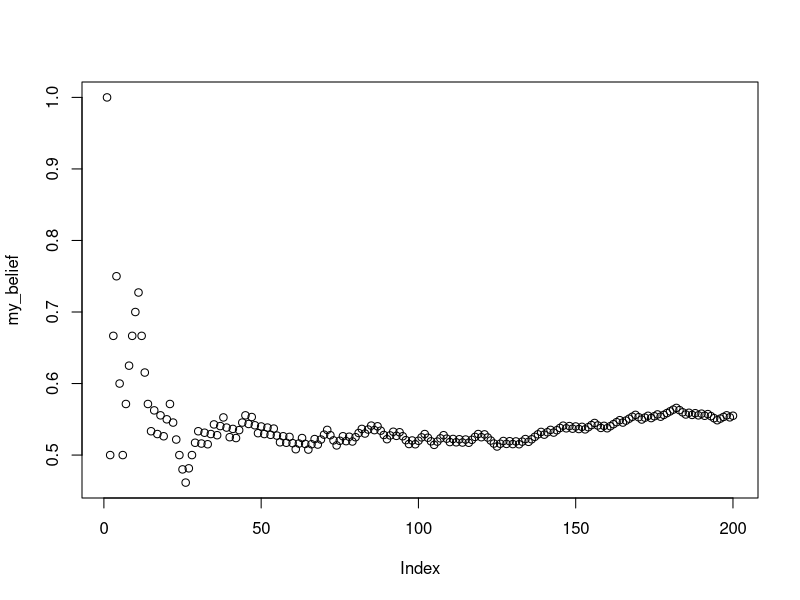
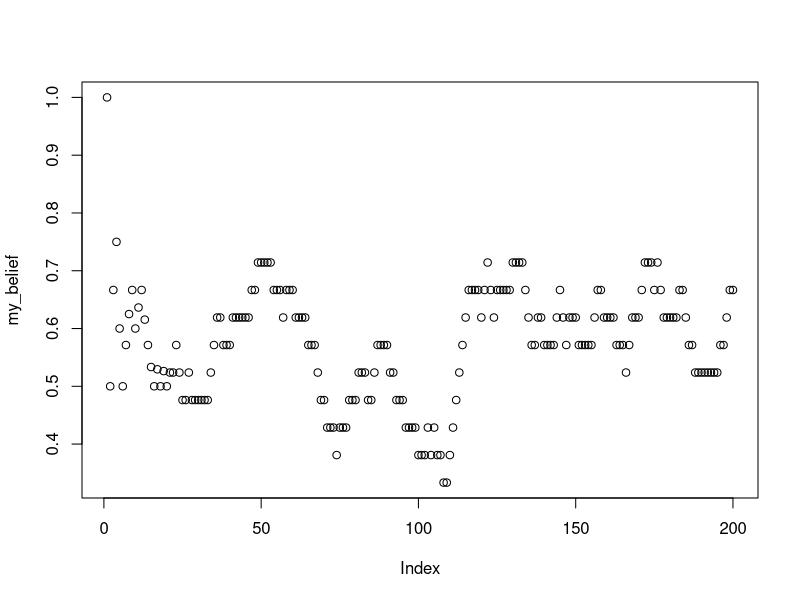

Source code (R) for these figures, in order:
## ---- chunk 1
knitr::opts_chunk$set(cache=TRUE)
## ---- chunk 2
rolls <- sample(1:6,1000, replace=TRUE)
table(rolls)
## ---- chunk 3
one <- sample(1:6,1000, replace=TRUE)
two <- sample(1:6,1000, replace=TRUE)
combined <- one+two
table(combined)/1000
## ---- chunk 4
first <- rep(x= 1:6, each = 6)
second <- rep(x= 1:6, times = 6)
sum_rolls <- first+second
table(sum_rolls)/length(sum_rolls)

## compare
sim_result <- table(combined)/1000
true_probs <- table(sum_rolls)/length(sum_rolls)

## Difference
true_probs-sim_result
## ---- chunk 5
sample(c("A","B"), 20, replace = TRUE, prob = c(.8, .2))
## ---- chunk 6
letters

LETTERS
## ---- chunk 7
sample(letters,50,replace=TRUE)
## ---- chunk 8
my_letters <- sample(letters,50*5,replace=TRUE)

# turn the vector into a matrix with 5 columns
my_strings <- matrix(my_letters, ncol=5)

# each row is a word, need to collapse the column to create a string
paste(my_strings[1,], collapse="")

# loop to collapse all of the rows into words
random_strings <-c()
for(i in 1:dim(my_strings)[1]){
  random_strings[i] <- paste(my_strings[i,], collapse="")
}

random_strings
## ---- chunk 9
sim_results <- replicate(10000,
                         sample( c(1,0), 10, replace=TRUE)
                         )
number_of_heads <- colSums(sim_results)
table(number_of_heads)/10000

# alternative solution using rbinom

number_of_heads <- rbinom(10000,10,prob=.5)
table(number_of_heads)/10000

## ---- chunk 10
flips <- sample(c("H","T"), 10000, replace=TRUE)

sequence <- c()
for(i in 2:length(flips)){
  first_element <- flips[i-1]
  second_element <- flips[i]
  sequence[i-1] <- paste0(first_element,second_element)
}

table(sequence)/sum(table(sequence))

## 3 element sequences

flips <- sample(c("H","T"), 10000, replace=TRUE)

sequence <- c()
for(i in 3:length(flips)){
  first_element <- flips[i-2]
  second_element <- flips[i-1]
  third_element <- flips[i]
  sequence[i-1] <- paste0(first_element,
                          second_element,
                          third_element)
}

table(sequence)/sum(table(sequence))

## ---- chunk 11
simulated_sequence <- c(rbinom(100,1,.5),
                        rbinom(100,1,.6))
## ---- chunk 12
my_knowledge <- c()
my_belief <- c()
for(i in 1:length(simulated_sequence)){
  
    my_knowledge[i] <- simulated_sequence[i]
    my_belief[i] <- sum(my_knowledge)/length(my_knowledge)
    
}

plot(my_belief)

## ---- chunk 13

simulated_sequence <- c(rbinom(100,1,.5),
                        rbinom(100,1,.6))

my_knowledge <- c()
my_belief <- c()
for(i in 1:length(simulated_sequence)){
  
    my_knowledge[i] <- simulated_sequence[i]
    if(i <= 20){
      my_belief[i] <- sum(my_knowledge)/length(my_knowledge)
    }else{
      my_belief[i] <- sum(my_knowledge[i:(i-20)])/length(my_knowledge[i:(i-20)])
    }
    
}

plot(my_belief)

## ---- chunk 14
my_paragraph <- "This is a paragraph, with some stuff in it. This is another sentence in the paragraph"
the_letters <- unlist(strsplit(my_paragraph, split=""))
the_letters
